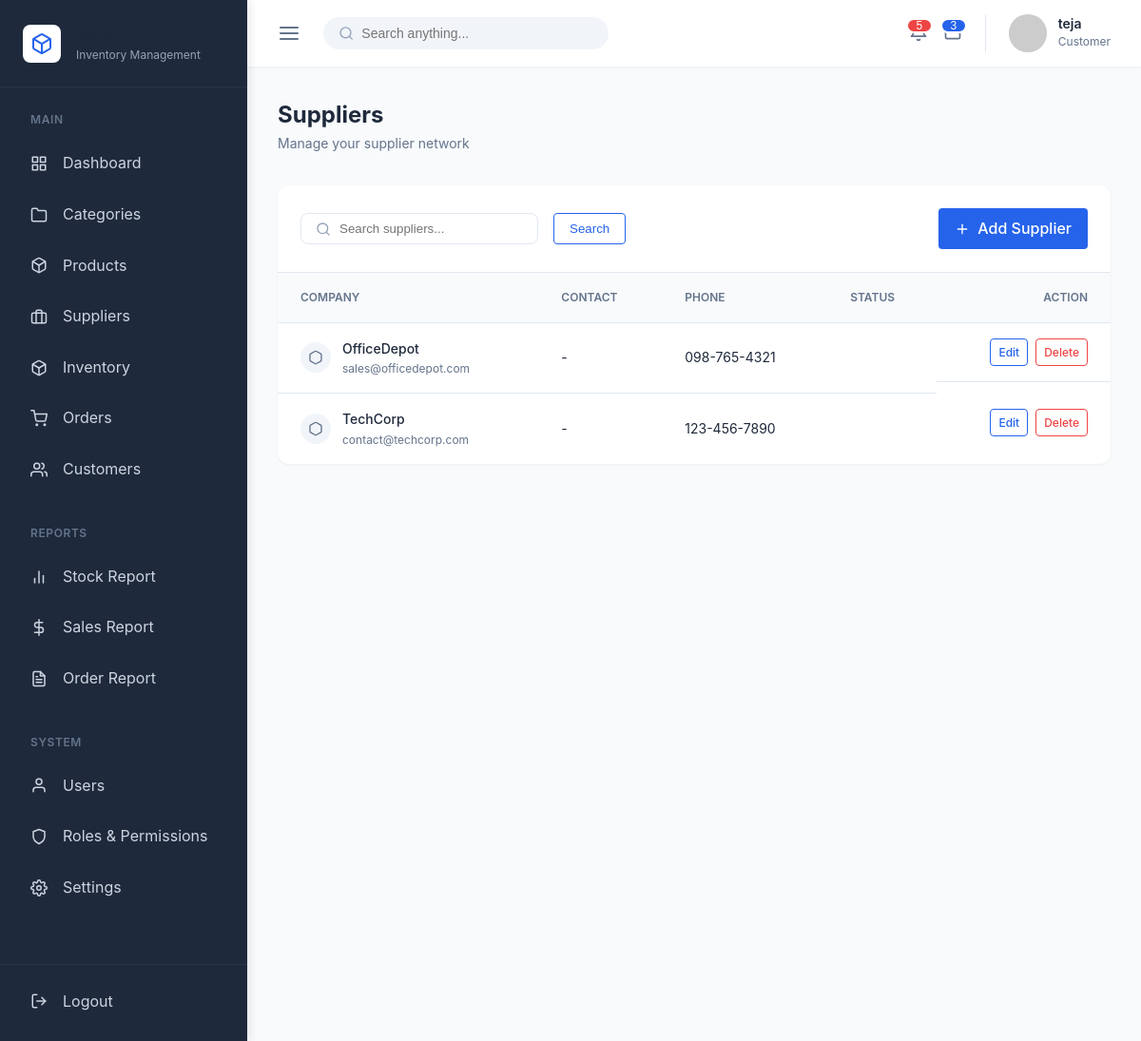
Page /suppliers/ (signed in) on the committed database.
### apps/accounts/models.py (models this page shows, shortened)
class User(AbstractUser):
    class Role(models.TextChoices):
        ADMIN = 'ADMIN', 'Admin'
        INVENTORY_MANAGER = 'INVENTORY_MANAGER', 'Inventory Manager'
        CUSTOMER = 'CUSTOMER', 'Customer'
    role = models.CharField(
        max_length=20,
        choices=Role.choices,
        default=Role.CUSTOMER
    )
    class Meta:
        db_table = 'auth_user'
        verbose_name = 'User'
        verbose_name_plural = 'Users'

### apps/suppliers/models.py (models this page shows, shortened)
class Supplier(models.Model):
    name = models.CharField(max_length=200, unique=True)
    contact_name = models.CharField(max_length=150, blank=True)
    email = models.EmailField(unique=True)
    phone = models.CharField(max_length=20)
    address = models.TextField()
    is_active = models.BooleanField(default=True)
    created_at = models.DateTimeField(auto_now_add=True)
    updated_at = models.DateTimeField(auto_now=True)
    class Meta:
        db_table = 'suppliers'
        ordering = ['name']

### apps/suppliers/views.py (the view)
# urls.py: path('', SupplierListView.as_view(), name='ui_supplier_list'),
class SupplierListView(LoginRequiredMixin, ListView):
    model = Supplier
    template_name = 'suppliers/list.html'
    context_object_name = 'suppliers'
    paginate_by = 10
    def get_queryset(self):
        queryset = Supplier.objects.all().order_by('name')
        q = self.request.GET.get('q')
        if q:
            queryset = queryset.filter(name__icontains=q)
        return queryset

### templates/suppliers/list.html (shortened to what this page needs)
{% extends "base.html" %}
{% block content %}
<div class="page-header" style="margin-bottom: 2rem; display: flex; justify-content: space-between; align-items: center;">
    <div class="page-title">
        <h1 style="margin: 0; font-size: 1.5rem; font-weight: 700;">Suppliers</h1>
        <p style="margin: 0; color: var(--text-secondary); font-size: 0.875rem;">Manage your supplier network</p>
    </div>
</div>
<div class="table-container">
    <div class="table-header">
        <form method="GET" action="" style="display: flex; gap: 1rem; align-items: center;">
            <div style="position: relative;">
                <input type="text" name="q" value="{{ request.GET.q }}" placeholder="Search suppliers..." style="padding: 0.5rem 1rem 0.5rem 2.5rem; border: 1px solid var(--border-color); border-radius: 8px; width: 250px;">
            </div>
            <button type="submit" class="btn btn-outline">Search</button>
        </form>
        <div class="table-actions">
            <a href="{% url 'ui_supplier_create' %}" class="btn btn-primary" style="display: flex; align-items: center; gap: 0.5rem;">
                <svg width="16" height="16" viewBox="0 0 24 24" fill="none" stroke="currentColor" stroke-width="2" stroke-linecap="round" stroke-linejoin="round"><line x1="12" y1="5" x2="12" y2="19"></line><line x1="5" y1="12" x2="19" y2="12"></line></svg>
                Add Supplier
            </a>
        </div>
    </div>
    <table class="data-table">
        <thead>
            <tr>
                <th>Company</th>
                <th>Contact</th>
                <th>Phone</th>
                <th>Status</th>
                <th style="text-align: right;">Action</th>
            </tr>
        </thead>
        <tbody>
            {% for supplier in suppliers %}
            <tr>
                <td>
                    <div style="display: flex; align-items: center; gap: 0.75rem;">
                        <div style="width: 32px; height: 32px; background: #f1f5f9; border-radius: 50%; display: flex; align-items: center; justify-content: center; color: #64748b;">
                            <svg width="16" height="16" viewBox="0 0 24 24" fill="none" stroke="currentColor" stroke-width="2" stroke-linecap="round" stroke-linejoin="round"><path d="M21 16V8a2 2 0 0 0-1-1.73l-7-4a2 2 0 0 0-2 0l-7 4A2 2 0 0 0 3 8v8a2 2 0 0 0 1 1.73l7 4a2 2 0 0 0 2 0l7-4A2 2 0 0 0 21 16z"></path></svg>
                        </div>
                        <div>
                            <div style="font-weight: 500;">{{ supplier.name }}</div>
                            <div style="font-size: 0.75rem; color: var(--text-secondary);">{{ supplier.email }}</div>
                        </div>
                    </div>
                </td>
                <td>{{ supplier.contact_name|default:"-" }}</td>
                <td>{{ supplier.phone }}</td>
                <td>
                </td>
                <td style="text-align: right; display: flex; gap: 0.5rem; justify-content: flex-end;">
                    <a href="{% url 'ui_supplier_edit' supplier.id %}" class="btn btn-outline" style="padding: 0.25rem 0.5rem; font-size: 0.75rem;">Edit</a>
                    <a href="{% url 'ui_supplier_delete' supplier.id %}" class="btn btn-outline" style="padding: 0.25rem 0.5rem; font-size: 0.75rem; color: var(--danger-color); border-color: var(--danger-color);">Delete</a>
                </td>
            </tr>
            {% endfor %}
        </tbody>
    </table>
</div>
{% endblock %}

### templates/includes/topbar.html (shortened to what this page needs)
<header class="topbar">
    <div class="topbar-left">
        <button class="menu-toggle">
            <svg width="24" height="24" viewBox="0 0 24 24" fill="none" stroke="currentColor" stroke-width="2" stroke-linecap="round" stroke-linejoin="round"><line x1="3" y1="12" x2="21" y2="12"></line><line x1="3" y1="6" x2="21" y2="6"></line><line x1="3" y1="18" x2="21" y2="18"></line></svg>
        </button>
        <form class="search-bar" action="#" method="GET">
            <svg width="18" height="18" viewBox="0 0 24 24" fill="none" stroke="#94a3b8" stroke-width="2" stroke-linecap="round" stroke-linejoin="round"><circle cx="11" cy="11" r="8"></circle><line x1="21" y1="21" x2="16.65" y2="16.65"></line></svg>
            <input type="text" name="q" placeholder="Search anything...">
        </form>
    </div>
    <div class="topbar-right">
        <div class="topbar-actions">
            <button class="action-btn">
                <span class="badge">5</span>
            </button>
            <button class="action-btn">
                <span class="badge" style="background-color: var(--primary-color);">3</span>
            </button>
        </div>
        <div class="user-profile">
            <img src="https://ui-avatars.com/api/?name={{ user.first_name|default:user.username }}&background=2563eb&color=fff" alt="User Avatar" class="avatar">
            <div class="user-info">
                <span class="user-name">{{ user.first_name|default:user.username }}</span>
                <span class="user-role">{{ user.get_role_display|default:"Administrator" }}</span>
            </div>
        </div>
    </div>
</header>

### static/css/base.css (style rules this page uses)
:root { --primary-color: #2563eb; --primary-hover: #1d4ed8; --secondary-color: #475569; --background-color: #f8fafc; --surface-color: #ffffff; --text-primary: #1e293b; --text-secondary: #64748b; --border-color: #e2e8f0; --danger-color: #ef4444; --success-color: #22c55e; }
* { margin: 0; padding: 0; box-sizing: border-box; }
body { font-family: -apple-system, BlinkMacSystemFont, "Segoe UI", Roboto, Helvetica, Arial, sans-serif; background-color: var(--background-color); color: var(--text-primary); line-height: 1.6; }
h1, h2, h3, h4, h5, h6 { color: var(--text-primary); margin-bottom: 0.5rem; }
a { color: var(--primary-color); text-decoration: none; }

### static/css/layout.css (style rules this page uses)
.topbar { height: 70px; background-color: #ffffff; display: flex; align-items: center; justify-content: space-between; padding: 0 2rem; box-shadow: 0 1px 3px rgba(0,0,0,0.05); z-index: 90; }
.topbar-left { display: flex; align-items: center; gap: 1.5rem; }
.menu-toggle { background: none; border: none; color: #64748b; cursor: pointer; display: flex; }
.search-bar { display: flex; align-items: center; background-color: #f1f5f9; border-radius: 20px; padding: 0.5rem 1rem; width: 300px; }
.search-bar input { border: none; background: none; outline: none; width: 100%; margin-left: 0.5rem; font-size: 0.875rem; }
.topbar-right { display: flex; align-items: center; gap: 1.5rem; }
.topbar-actions { display: flex; align-items: center; gap: 1rem; }
.action-btn { background: none; border: none; color: #64748b; position: relative; cursor: pointer; }
.badge { position: absolute; top: -5px; right: -5px; background-color: var(--danger-color); color: white; font-size: 0.65rem; width: 16px; height: 16px; border-radius: 50%; display: flex; align-items: center; justify-content: center; font-weight: bold; border: 2px solid white; }
.user-profile { display: flex; align-items: center; gap: 0.75rem; border-left: 1px solid #e2e8f0; padding-left: 1.5rem; }
.avatar { width: 40px; height: 40px; border-radius: 50%; object-fit: cover; background-color: #e2e8f0; }
.user-info { display: flex; flex-direction: column; }
.user-name { font-weight: 600; font-size: 0.875rem; line-height: 1.2; }
.user-role { font-size: 0.75rem; color: #64748b; }

### static/css/components.css (style rules this page uses)
.btn { display: inline-block; padding: 0.5rem 1rem; border-radius: 4px; font-weight: 500; cursor: pointer; text-align: center; border: 1px solid transparent; transition: all 0.2s; }
.btn-primary { background-color: var(--primary-color); color: white; }
.btn-outline { background-color: transparent; color: var(--primary-color); border-color: var(--primary-color); }

### static/css/tables.css (style rules this page uses)
.table-container { background: white; border-radius: 12px; box-shadow: 0 1px 3px rgba(0,0,0,0.05); overflow: hidden; margin-bottom: 2rem; }
.table-header { display: flex; justify-content: space-between; align-items: center; padding: 1.5rem; border-bottom: 1px solid var(--border-color); }
.table-actions { display: flex; gap: 1rem; align-items: center; }
.data-table { width: 100%; border-collapse: collapse; }
.data-table th { background-color: #f8fafc; text-align: left; padding: 1rem 1.5rem; font-size: 0.75rem; text-transform: uppercase; color: var(--text-secondary); font-weight: 600; border-bottom: 1px solid var(--border-color); }
.data-table td { padding: 1rem 1.5rem; font-size: 0.875rem; border-bottom: 1px solid var(--border-color); vertical-align: middle; }
.data-table tr:last-child td { border-bottom: none; }
.badge { display: inline-flex; align-items: center; padding: 0.25rem 0.75rem; border-radius: 9999px; font-size: 0.75rem; font-weight: 500; }

### rows in the picture
Supplier: name "OfficeDepot", email "sales@officedepot.com", contact_name "-", phone "098-765-4321"
Supplier: name "TechCorp", email "contact@techcorp.com", contact_name "-", phone "123-456-7890"

### other values in the picture
{{ user.first_name|default:user.username }} "teja"
{{ user.get_role_display|default:"Administrator" }} "Customer"
